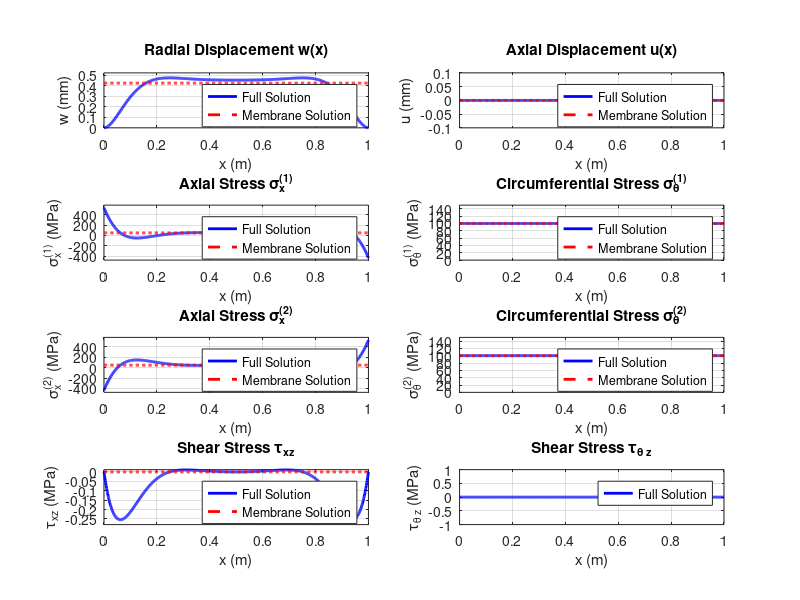
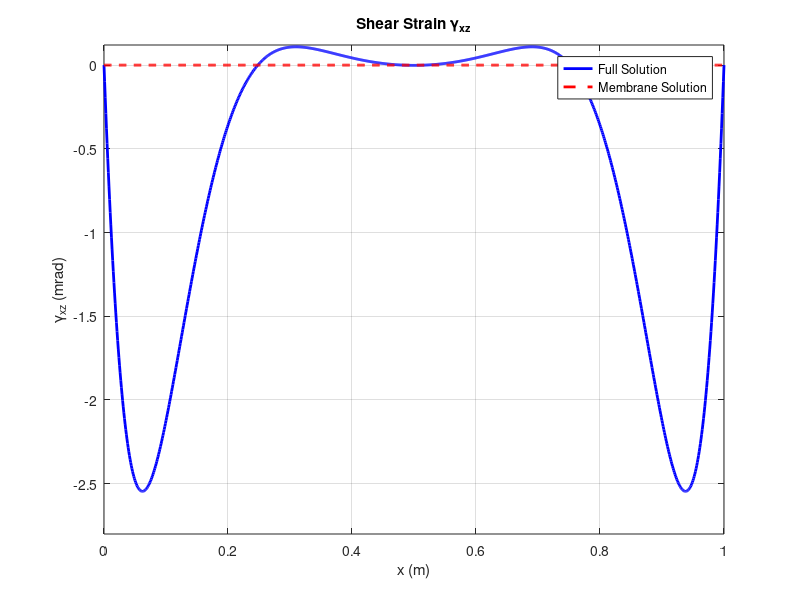

Source code (MATLAB) for these figures, in order: (Note: this script raises an error after producing the figures.)
% Three-layer (sandwich) cylindrical shell with closed ends under internal
% pressure. The core shear stiffness enters through Gc.
%
% Solution: membrane state + edge-effect correction (clamped ends), the
% classic exponentially decaying boundary-layer solution. Membrane values
% follow the pressure-vessel formulas (sigma_theta = pR/(h1+h2),
% sigma_x = pR/2(h1+h2)) and serve as a built-in sanity check.
clear all; close all; clc;

% Parameters
R = 1;              % radius, m
L = 1;              % length, m
h1 = 0.01;          % outer face sheet thickness, m
h2 = 0.01;          % inner face sheet thickness, m
hc = 0.05;          % core thickness, m
E = 2e11;           % face sheet Young's modulus, Pa
nu = 0.3;           % Poisson's ratio
Gc = 1e8;           % core shear modulus, Pa
p = 2e6;            % internal pressure, Pa

% Stiffnesses
C = E * (h1 + h2) / (1 - nu^2);  % membrane stiffness
D = E * (h1^3 + h2^3) / (12 * (1 - nu^2)) + Gc * hc * (h1 + h2 + hc)^2 / 4;  % bending stiffness
beta = (D * R^2 / C)^(1/4);
alpha = 1 / (sqrt(2) * beta);

% Axial coordinate
x = linspace(0, L, 1000);

% Membrane solution
w_mem = p * R^2 / (E * (h1 + h2)) * (1 - nu/2);
u_mem = zeros(size(x));
sigma_x_mem = p * R / (2 * (h1 + h2));
sigma_theta_mem = p * R / (h1 + h2);
tau_xz_mem = zeros(size(x));
gamma_xz_mem = tau_xz_mem / Gc;

% Diagnostics (pressure-vessel check values)
disp(['Membrane sigma_theta = ', num2str(sigma_theta_mem / 1e6), ' MPa']);
disp(['Membrane sigma_x = ', num2str(sigma_x_mem / 1e6), ' MPa']);
disp(['Membrane w = ', num2str(w_mem * 1e3), ' mm']);

% Full solution (membrane + edge effect at both ends)
w0 = p * R^2 * (1 - nu^2) / (E * (h1 + h2));
w = w0 * (1 - (exp(-alpha * x) .* (cos(alpha * x) + sin(alpha * x)) + ...
               exp(-alpha * (L - x)) .* (cos(alpha * (L - x)) + sin(alpha * (L - x)))) / ...
               (1 + exp(-alpha * L)));
u = zeros(size(x)); % u(x) = 0 for u(0) = u(L) = 0

% Second derivative (bending)
d2w_dx2 = w0 * alpha^2 * (exp(-alpha * x) .* (cos(alpha * x) - sin(alpha * x)) - ...
          exp(-alpha * (L - x)) .* (cos(alpha * (L - x)) - sin(alpha * (L - x)))) / ...
          (1 + exp(-alpha * L));

% Face sheet stresses
z1 = hc/2 + h1/2;
sigma_x1 = p * R / (2 * (h1 + h2)) + E * z1 / (1 - nu^2) * d2w_dx2;
sigma_theta1 = p * R / (h1 + h2) * ones(size(x));

z2 = -hc/2 - h2/2;
sigma_x2 = p * R / (2 * (h1 + h2)) + E * z2 / (1 - nu^2) * d2w_dx2;
sigma_theta2 = p * R / (h1 + h2) * ones(size(x));

% Core shear stress
d3w_dx3 = -w0 * alpha^3 * (exp(-alpha * x) .* sin(alpha * x) + ...
           exp(-alpha * (L - x)) .* sin(alpha * (L - x))) / ...
           (1 + exp(-alpha * L));
tau_xz = D / hc * d3w_dx3;
tau_theta_z = zeros(size(x));
gamma_xz = tau_xz / Gc;

% Plots
figure('Position', [100, 100, 1200, 1000]);

% 1. Radial displacement
subplot(4, 2, 1);
h(1) = plot(x, w * 1e3, 'b-', 'LineWidth', 2, 'DisplayName', 'Full Solution');
hold on;
h(2) = plot(x, w_mem * ones(size(x)) * 1e3, 'r--', 'LineWidth', 2, 'DisplayName', 'Membrane Solution');
title('Radial Displacement w(x)');
xlabel('x (m)'); ylabel('w (mm)');
legend(h, {'Full Solution', 'Membrane Solution'}, 'Location', 'best');
grid on;
set(gca, 'YLim', [min(w * 1e3) * 0.9, max(w * 1e3) * 1.1]);

% 2. Axial displacement
subplot(4, 2, 2);
h(1) = plot(x, u * 1e3, 'b-', 'LineWidth', 2, 'DisplayName', 'Full Solution');
hold on;
h(2) = plot(x, u_mem * 1e3, 'r--', 'LineWidth', 2, 'DisplayName', 'Membrane Solution');
title('Axial Displacement u(x)');
xlabel('x (m)'); ylabel('u (mm)');
legend(h, {'Full Solution', 'Membrane Solution'}, 'Location', 'best');
grid on;
set(gca, 'YLim', [-0.1, 0.1]);

% 3. Axial stress (outer face)
subplot(4, 2, 3);
h(1) = plot(x, sigma_x1 / 1e6, 'b-', 'LineWidth', 2, 'DisplayName', '\sigma_x^{(1)} (Full)');
hold on;
h(2) = plot(x, sigma_x_mem * ones(size(x)) / 1e6, 'r--', 'LineWidth', 2, 'DisplayName', '\sigma_x^{(1)} (Membrane)');
title('Axial Stress \sigma_x^{(1)}');
xlabel('x (m)'); ylabel('\sigma_x^{(1)} (MPa)');
legend(h, {'Full Solution', 'Membrane Solution'}, 'Location', 'best');
grid on;
set(gca, 'YLim', [min(sigma_x1 / 1e6) * 1.1, max(sigma_x1 / 1e6) * 1.1]);

% 4. Circumferential stress (outer face)
subplot(4, 2, 4);
h(1) = plot(x, sigma_theta1 / 1e6, 'b-', 'LineWidth', 2, 'DisplayName', '\sigma_\theta^{(1)} (Full)');
hold on;
h(2) = plot(x, sigma_theta_mem * ones(size(x)) / 1e6, 'r--', 'LineWidth', 2, 'DisplayName', '\sigma_\theta^{(1)} (Membrane)');
title('Circumferential Stress \sigma_\theta^{(1)}');
xlabel('x (m)'); ylabel('\sigma_\theta^{(1)} (MPa)');
legend(h, {'Full Solution', 'Membrane Solution'}, 'Location', 'best');
grid on;
set(gca, 'YLim', [0, max(sigma_theta1 / 1e6) * 1.5]);

% 5. Axial stress (inner face)
subplot(4, 2, 5);
h(1) = plot(x, sigma_x2 / 1e6, 'b-', 'LineWidth', 2, 'DisplayName', '\sigma_x^{(2)} (Full)');
hold on;
h(2) = plot(x, sigma_x_mem * ones(size(x)) / 1e6, 'r--', 'LineWidth', 2, 'DisplayName', '\sigma_x^{(2)} (Membrane)');
title('Axial Stress \sigma_x^{(2)}');
xlabel('x (m)'); ylabel('\sigma_x^{(2)} (MPa)');
legend(h, {'Full Solution', 'Membrane Solution'}, 'Location', 'best');
grid on;
set(gca, 'YLim', [min(sigma_x2 / 1e6) * 1.1, max(sigma_x2 / 1e6) * 1.1]);

% 6. Circumferential stress (inner face)
subplot(4, 2, 6);
h(1) = plot(x, sigma_theta2 / 1e6, 'b-', 'LineWidth', 2, 'DisplayName', '\sigma_\theta^{(2)} (Full)');
hold on;
h(2) = plot(x, sigma_theta_mem * ones(size(x)) / 1e6, 'r--', 'LineWidth', 2, 'DisplayName', '\sigma_\theta^{(2)} (Membrane)');
title('Circumferential Stress \sigma_\theta^{(2)}');
xlabel('x (m)'); ylabel('\sigma_\theta^{(2)} (MPa)');
legend(h, {'Full Solution', 'Membrane Solution'}, 'Location', 'best');
grid on;
set(gca, 'YLim', [0, max(sigma_theta2 / 1e6) * 1.5]);

% 7. Core shear stress tau_xz
subplot(4, 2, 7);
h(1) = plot(x, tau_xz / 1e6, 'b-', 'LineWidth', 2, 'DisplayName', '\tau_{xz} (Full)');
hold on;
h(2) = plot(x, tau_xz_mem / 1e6, 'r--', 'LineWidth', 2, 'DisplayName', '\tau_{xz} (Membrane)');
title('Shear Stress \tau_{xz}');
xlabel('x (m)'); ylabel('\tau_{xz} (MPa)');
legend(h, {'Full Solution', 'Membrane Solution'}, 'Location', 'best');
grid on;
set(gca, 'YLim', [min(tau_xz / 1e6) * 1.1, max(tau_xz / 1e6) * 1.1]);

% 8. Shear stress tau_theta_z
subplot(4, 2, 8);
hh = plot(x, tau_theta_z / 1e6, 'b-', 'LineWidth', 2, 'DisplayName', '\tau_{\theta z} (Full)');
title('Shear Stress \tau_{\theta z}');
xlabel('x (m)'); ylabel('\tau_{\theta z} (MPa)');
legend(hh, {'Full Solution'}, 'Location', 'best');
grid on;

% Core shear strain
figure('Position', [100, 100, 600, 400]);
h(1) = plot(x, gamma_xz * 1e3, 'b-', 'LineWidth', 2, 'DisplayName', '\gamma_{xz} (Full)');
hold on;
h(2) = plot(x, gamma_xz_mem * 1e3, 'r--', 'LineWidth', 2, 'DisplayName', '\gamma_{xz} (Membrane)');
title('Shear Strain \gamma_{xz}');
xlabel('x (m)'); ylabel('\gamma_{xz} (mrad)');
legend(h, {'Full Solution', 'Membrane Solution'}, 'Location', 'best');
grid on;
set(gca, 'YLim', [min(gamma_xz * 1e3) * 1.1, max(gamma_xz * 1e3) * 1.1]);

sgtitle('Three-Layer Cylindrical Shell with Closed Ends');
